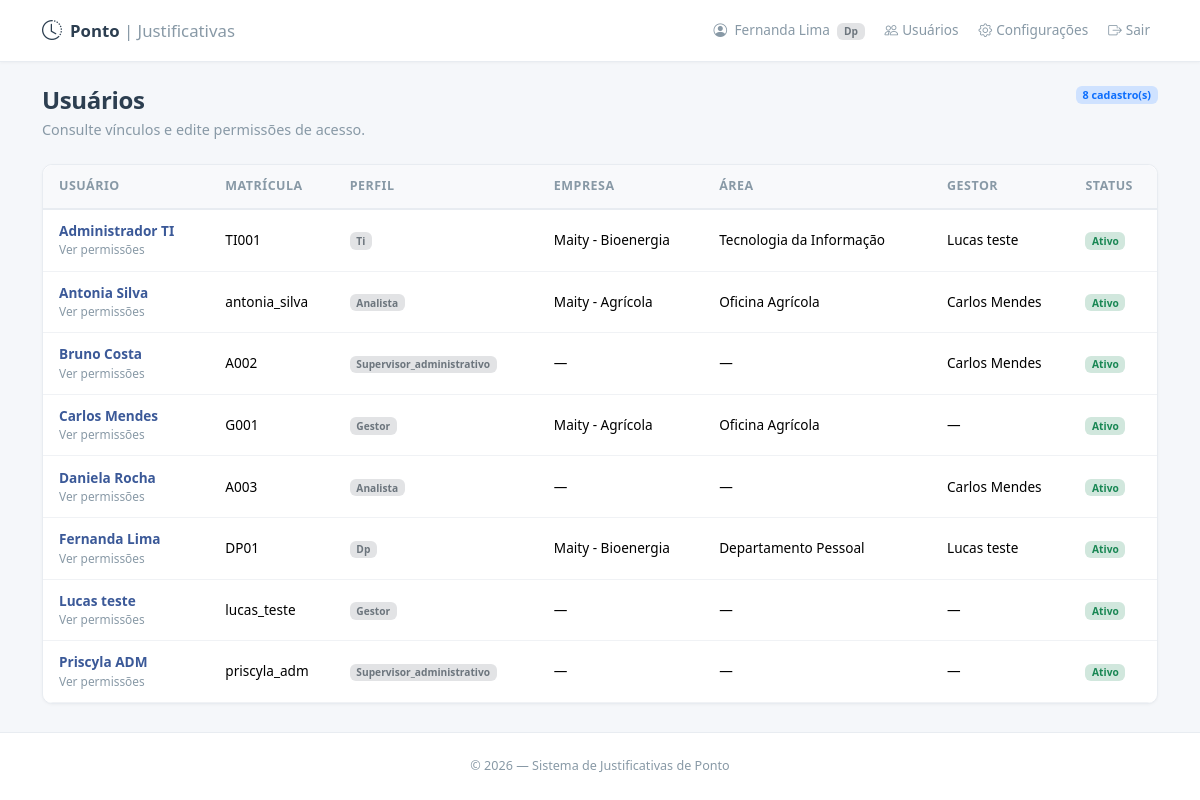
The page /admin/vinculos (signed in) on the database as committed earlier.
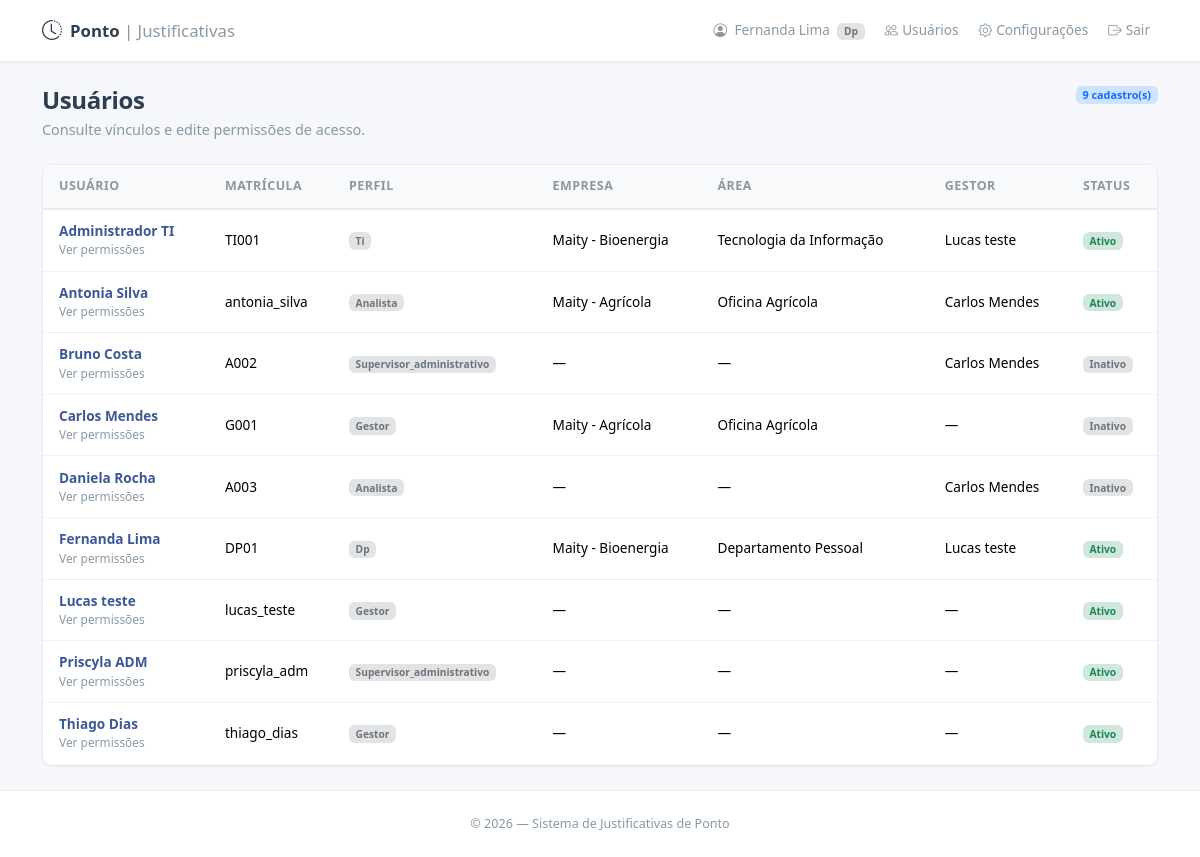
The same page on the database as committed later.
### models.py (models this page shows)
class Usuario(UserMixin, db.Model):
    __tablename__ = 'usuarios'
    id = db.Column(db.Integer, primary_key=True)
    matricula = db.Column(db.String(20), unique=True, nullable=False)
    nome = db.Column(db.String(100), nullable=False)
    email = db.Column(db.String(120), unique=True, nullable=False)
    senha_hash = db.Column(db.String(256), nullable=False)
    perfil = db.Column(db.String(20), nullable=False)
    gestor_id = db.Column(db.Integer, db.ForeignKey('usuarios.id'), nullable=True)
    area_id = db.Column(db.Integer, db.ForeignKey('areas.id'), nullable=True)
    empresa_id = db.Column(db.Integer, db.ForeignKey('empresas.id'), nullable=True)
    ativo = db.Column(db.Boolean, default=True)
    criado_em = db.Column(db.DateTime, default=lambda: datetime.now(timezone.utc))
    gestor = db.relationship('Usuario', remote_side=[id], backref='subordinados')
    area = db.relationship('Area', backref='usuarios')
    empresa = db.relationship('Empresa', backref='usuarios')
    solicitacoes = db.relationship('Solicitacao', backref='colaborador',
                                   foreign_keys='Solicitacao.colaborador_id', lazy='dynamic')

class Empresa(db.Model):
    __tablename__ = 'empresas'
    id = db.Column(db.Integer, primary_key=True)
    nome = db.Column(db.String(120), unique=True, nullable=False)
    ativo = db.Column(db.Boolean, default=True, nullable=False)
    areas = db.relationship('Area', secondary='area_empresas', back_populates='empresas')

class Area(db.Model):
    __tablename__ = 'areas'
    id = db.Column(db.Integer, primary_key=True)
    nome = db.Column(db.String(100), unique=True, nullable=False)
    ativo = db.Column(db.Boolean, default=True, nullable=False)
    empresas = db.relationship('Empresa', secondary='area_empresas', back_populates='areas')

### app.py (the view)
@app.route('/admin/vinculos')
@login_required
@perfil_requerido('dp', 'ti')
def painel_vinculos():
    return render_template('usuarios.html', usuarios=Usuario.query.options(joinedload(Usuario.area), joinedload(Usuario.empresa), joinedload(Usuario.gestor)).order_by(Usuario.nome).all())

### app.py (called while the page is built)
@login_manager.user_loader
def load_user(user_id):
    return db.session.get(Usuario, int(user_id))

@app.context_processor
def inject_now():
    return {'now': datetime.now}

def perfil_requerido(*perfis):
    def decorator(f):
        @wraps(f)
        def wrapper(*args, **kwargs):
            if current_user.perfil not in perfis:
                flash('Acesso não autorizado.', 'danger')
                return redirect(url_for('dashboard'))
            return f(*args, **kwargs)
        return wrapper
    return decorator

### templates/usuarios.html (shortened to what this page needs)
{% extends "base.html" %}
{% block content %}
<header class="page-header">
    <div><h1 class="h4">Usuários</h1><p>Consulte vínculos e edite permissões de acesso.</p></div>
    <span class="badge bg-primary-subtle text-primary align-self-start">{{ usuarios|length }} cadastro(s)</span>
</header>
<div class="card card-clean section-card">
    <div class="card-body p-0 table-wrap">
        <table class="table table-hover align-middle mb-0">
            <thead><tr><th class="ps-3">Usuário</th><th>Matrícula</th><th>Perfil</th><th>Empresa</th><th>Área</th><th>Gestor</th><th>Status</th></tr></thead>
            <tbody>
            {% for u in usuarios %}
            <tr>
                <td class="ps-3"><a class="fw-600 text-decoration-none" href="{{ url_for('permissoes_usuario', usuario_id=u.id) }}">{{ u.nome }}</a><div class="small text-muted">Ver permissões</div></td>
                <td>{{ u.matricula }}</td>
                <td><span class="badge bg-secondary-subtle text-secondary">{{ u.perfil|capitalize }}</span></td>
                <td>{{ u.empresa.nome if u.empresa else '—' }}</td><td>{{ u.area.nome if u.area else '—' }}</td><td>{{ u.gestor.nome if u.gestor else '—' }}</td>
                <td><span class="badge bg-{{ 'success' if u.ativo else 'secondary' }}-subtle text-{{ 'success' if u.ativo else 'secondary' }}">{{ 'Ativo' if u.ativo else 'Inativo' }}</span></td>
            </tr>
            {% else %}<tr><td colspan="7" class="empty-state"><i class="bi bi-people"></i>Nenhum usuário cadastrado.</td></tr>{% endfor %}
            </tbody>
        </table>
    </div>
</div>
{% endblock %}

### templates/base.html (shortened to what this page needs)
<!DOCTYPE html>
<html lang="pt-BR" data-bs-theme="light">
<head>
    <link href="{{ url_for('static', filename='css/bootstrap.min.css') }}" rel="stylesheet">
    <link href="{{ url_for('static', filename='css/bootstrap-icons.min.css') }}" rel="stylesheet">
    <link href="{{ url_for('static', filename='css/style.css') }}" rel="stylesheet">
</head>
<body>
    {% if current_user.is_authenticated %}
    <nav class="navbar navbar-expand-lg sticky-top" aria-label="Navegação principal">
        <div class="container">
            <a class="navbar-brand d-flex align-items-center gap-2" href="{{ url_for('dashboard') }}">
                <i class="bi bi-clock-history fs-5"></i>
                <span>Ponto<span class="fw-light text-muted"> | Justificativas</span></span>
            </a>
            <div class="collapse navbar-collapse" id="navMain">
                <ul class="navbar-nav ms-auto align-items-lg-center gap-lg-1">
                    <li class="nav-item">
                        <span class="nav-link disabled">
                            <i class="bi bi-person-circle me-1"></i>
                            {{ current_user.nome }}
                            <span class="badge bg-secondary-subtle text-secondary ms-1">{{ current_user.perfil|capitalize }}</span>
                        </span>
                    </li>
                    {% if current_user.perfil in ['dp', 'ti'] %}<li class="nav-item"><a class="nav-link" href="{{ url_for('painel_vinculos') }}"><i class="bi bi-people me-1"></i>Usuários</a></li><li class="nav-item"><a class="nav-link" href="{{ url_for('configuracoes') }}"><i class="bi bi-gear me-1"></i>Configurações</a></li>{% endif %}
                    <li class="nav-item">
                        <form method="POST" action="{{ url_for('logout') }}" class="d-inline">
                            <button class="nav-link text-danger border-0 bg-transparent" type="submit">
                                <i class="bi bi-box-arrow-right me-1"></i>Sair
                            </button>
                        </form>
                    </li>
                </ul>
            </div>
        </div>
    </nav>
    {% endif %}
    <div class="toast-container position-fixed top-0 end-0 p-3" style="z-index:9999">
    </div>
    <main class="container py-4">
        {% block content %}{% endblock %}
    </main>
    <footer class="text-center text-muted small py-4 mt-auto">
        <span>&copy; {{ now().year if now is defined else '2026' }} — Sistema de Justificativas de Ponto</span>
    </footer>
</body>
</html>

### static/css/style.css (style rules this page uses)
:root { --color-primary: #3b5998; --color-primary-hover: #2d4373; --color-bg: #f5f7fa; --color-card: #ffffff; --color-border: #e8ecf1; --color-text: #2c3e50; --color-text-muted: #8899a6; --radius: 10px; --shadow-sm: 0 1px 3px rgba(0, 0, 0, 0.04); --shadow-md: 0 4px 16px rgba(0, 0, 0, 0.06); --transition: all 0.2s ease; }
* { box-sizing: border-box; }
body { font-family: 'Segoe UI', -apple-system, BlinkMacSystemFont, Roboto, 'Helvetica Neue', Arial, sans-serif; background-color: var(--color-bg); color: var(--color-text); font-size: 0.9rem; min-height: 100vh; display: flex; flex-direction: column; }
main { flex: 1; }
a { color: var(--color-primary); }
.text-muted { color: var(--color-text-muted) !important; }
.fw-600 { font-weight: 600; }
.page-header { display: flex; align-items: flex-start; justify-content: space-between; gap: 1rem; margin-bottom: 1.5rem; }
.page-header h1, .page-header h2, .page-header h3, .page-header h4, .page-header h5 { margin-bottom: 0.25rem; font-weight: 650; letter-spacing: -0.015em; }
.page-header p { margin-bottom: 0; color: var(--color-text-muted); }
.section-card { height: 100%; overflow: hidden; }
.section-card .card-body { padding: 1.25rem; }
.table-wrap { overflow-x: auto; border-radius: var(--radius); }
.navbar { background: var(--color-card); border-bottom: 1px solid var(--color-border); box-shadow: var(--shadow-sm); padding: 0.65rem 0; }
.navbar-brand { font-weight: 600; font-size: 1.05rem; color: var(--color-text) !important; }
.nav-link { font-size: 0.85rem; color: var(--color-text-muted) !important; transition: var(--transition); }
.navbar .nav-link { border-radius: 7px; padding: .5rem .65rem; }
.card-clean { background: var(--color-card); border: 1px solid var(--color-border); border-radius: var(--radius); box-shadow: var(--shadow-sm); transition: var(--transition); }
.table { font-size: 0.85rem; }
.table thead th { background: #f8f9fb; border-bottom: 2px solid var(--color-border); font-weight: 600; font-size: 0.78rem; text-transform: uppercase; letter-spacing: 0.04em; color: var(--color-text-muted); padding: 0.75rem 0.5rem; white-space: nowrap; }
.table tbody td { padding: 0.7rem 0.5rem; border-bottom: 1px solid #f0f2f5; vertical-align: middle; }
footer { border-top: 1px solid var(--color-border); background: var(--color-card); }

Rows that differ between the two databases and show on the page:
changed Usuario "Bruno Costa": ativo "Ativo" → "Inativo"
changed Usuario (number 5 of 9 on the later page): ativo "Ativo" → "Inativo"
changed Usuario "Daniela Rocha": ativo "Ativo" → "Inativo"
added Usuario: nome "Thiago Dias", matricula "thiago_dias", perfil "Gestor", empresa "—", area "—", gestor "—", ativo "Ativo"
Other text that changed with them:
{{ usuarios|length }}: "8" → "9"
